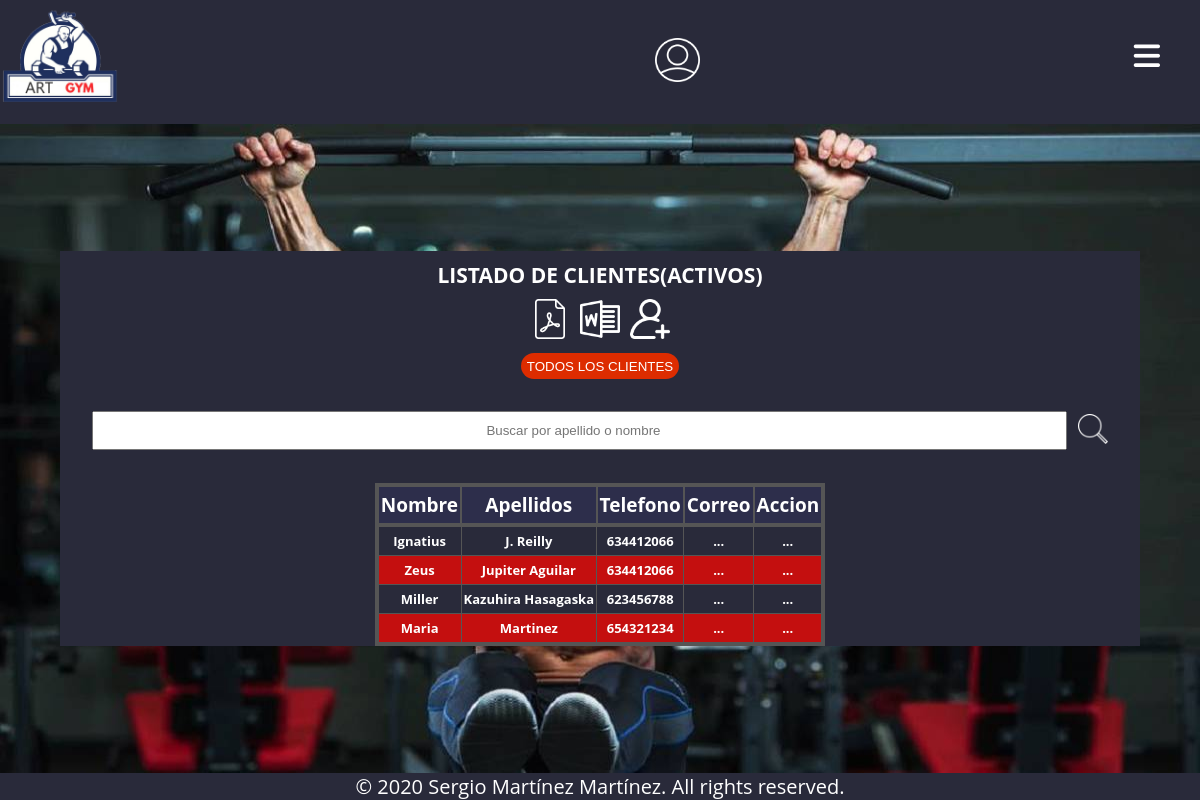
The page /clientes/buscador.php on the database as committed earlier.
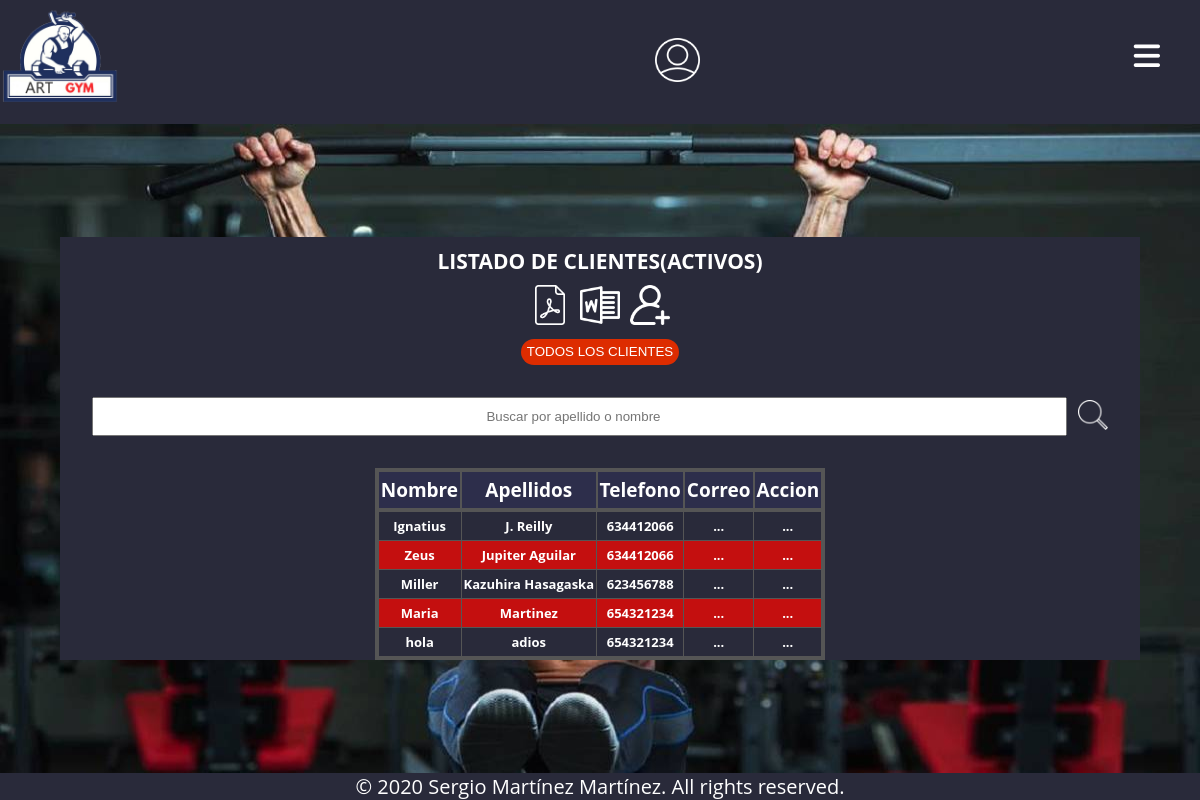
The same page on the database as committed later.
### tables this page shows
CREATE TABLE `clientes` (
  `CodigoCliente` int(10) NOT NULL,
  `Nombre` varchar(30) NOT NULL,
  `Apellidos` varchar(30) NOT NULL,
  `Domicilio` varchar(40) DEFAULT NULL,
  `Poblacion` varchar(20) NOT NULL,
  `CorreoElectronico` varchar(50) NOT NULL,
  `Telefono` int(9) NOT NULL,
  `Observaciones` text NOT NULL,
  `Peso` decimal(10,2) DEFAULT NULL,
  `Altura` decimal(10,2) NOT NULL,
  `MasaCorporal` int(11) NOT NULL,
  `Edad` int(3) NOT NULL,
  `ActividadFisica` varchar(30) NOT NULL,
  `Lesiones` text NOT NULL,
  `Activo` tinyint(1) NOT NULL
);

### BBDD/ClientesBBDD.php (the view, shortened to what this page needs)
<?php
function buscarClientesActivos()
{
    $conexion = conectarUsuarios();
    $buscar = $_POST["informacion"];
    $buscador = "SELECT * FROM clientes WHERE Activo = 1 AND (Nombre LIKE '%$buscar%' OR Apellidos LIKE '%$buscar%')";
    $resultado = $conexion->query($buscador);
    $contador = 0;
    while ($fila = $resultado->fetch_array()) {
        $contador++;
?>
        <div class="divTableRow">
            <div class="divTableCelda"><?php echo "${fila['Nombre']}"; ?></div>
            <div class="divTableCelda"><?php echo "${fila['Apellidos']}"; ?></div>
            <div class="divTableCelda"><?php echo "${fila['Telefono']}"; ?></div>
            <div class="divTableCelda">
                <label for="eChkUsuario<?php echo $contador ?>" class="tresbotones">...</label>
            </div>
            <div class="divTableCelda">
                <div class="boton">
                    <label for="eChkBotones<?php echo $contador ?>" class="tresbotones">...</label>
                </div>
            </div>
        </div>
    <?php
    }
}
?>

### clientes/buscador.php (shortened to what this page needs)
<?php
include '../BBDD/clientesBBDD.php';
?>
<!DOCTYPE html>
<html lang="en">
<head>
    <link rel="stylesheet" href="../css/estilos_xs.css">
    <link rel="stylesheet" media=" all and (min-device-width : 768px) and (max-device-width : 991px)" href="../css/estilos_sm.css">
    <link rel="stylesheet" media=" all and (min-device-width : 992px) and (max-device-width : 1199px) " href="../css/estilos_md.css">
    <link rel="stylesheet" media=" all and (min-device-width : 1200px)" href="../css/estilos_lg.css">
</head>
<body>
    <?php
    include '../header.php';
    ?>
    <main>
        <section>
            <div class="menu">
                <h1 class="Titulo">LISTADO DE CLIENTES(ACTIVOS)</h1>
                <?php
                include 'menuOpciones.php';
                ?>
                <div class="clientesAntiguos">
                    <button><a href="verClientes.php">TODOS LOS CLIENTES</a></button>
                </div>
                <div class="buscador">
                    <form action="buscador.php" method="POST">
                        <div class="input">
                            <input type="search" name="informacion" id="" class="i_buscar" placeholder="Buscar por apellido o nombre">
                            <button type="submit" name="buscar"><img src="../imagenes/lupa.png" alt=""></button>
                        </div>
                    </form>
                </div>
                <div class="divTable cliente">
                    <div class="contenidos">
                        <div class="divTableRow">
                            <div class="divTableCabeza">Nombre</div>
                            <div class="divTableCabeza">Apellidos</div>
                            <div class="divTableCabeza">Telefono</div>
                            <div class="divTableCabeza">Correo</div>
                            <div class="divTableCabeza">Accion</div>
                        </div>
                    </div>
                    <div class="divTableBody">
                        <?php
                            buscarClientesActivos();
                        ?>
                    </div>
                </div>
            </div>
        </section>
    </main>
    <?php
    include '../footer.php';
    ?>
</body>
</html>

### header.php (shortened to what this page needs)
<header>
    <div class="zona-logo">
        <a href="/ProyectoGymArtCopia/index.php">
            <img src="/ProyectoGymArtCopia/imagenes/logo1.png">
        </a>
    </div>
    <div class="zona-botones">
        <?php
        if ($_SESSION) {
        ?>
            <div class="cerrarSesion">
                <p>Bienvenido, <?php echo $_SESSION['usuario']
                                ?></p>
                <form action="<?php echo $_SERVER["PHP_SELF"] . "/index.php"  ?>" method="POST">
                    <input class="botonCerrar" type="submit" value="Cerrar sesión" name="cerrar-session">
                </form>
            </div>
        <?php
        } else {
        ?>
            <a href="/ProyectoGymArtCopia/usuarios/inicioSesion.php"><img src="/ProyectoGymArtCopia/imagenes/usuario.png" alt=""></a>
        <?php
        }
        ?>
    </div>
    <div class="zona-hamburguesa">
        <label for="eChkHamburguesa" class="hamburguesa-label">
            <i class="fas fa-bars"></i>
        </label>
    </div>
</header>

### clientes/menuOpciones.php
<div class="descargas">
    <div id="descargaPdf">
        <abbr title="Descargar Lista en PDF"><a href="generarPDFClientes.php"><img src="../imagenes/descargaDoc.png"></a></abbr>
    </div>
    <div id="copia">
        <abbr title="Descargar lista en word"><a href="./generarWord.php"><img src="../imagenes/descargaWord.png"></a></abbr>
    </div>
    <div id="anadir">
        <abbr title='Añadir cliente'><a href='insertarClientes.php'><img src='../imagenes/add.png'></a></abbr>
    </div>
</div>

### footer.php
<footer>
    © 2020 Sergio Martínez Martínez. All rights reserved.
</footer>

### css/estilos_xs.css (style rules this page uses)
:root { font-family: 'Open Sans', sans-serif; font-size: 14px; --color-oscuro: #292A3A; }
* { margin: 0; padding: 0; box-sizing: border-box; }
body { min-height: 100vh; height: 100vh; width: 100vw; display: grid; grid-template-areas: "header header" "main main" "footer footer"; grid-template-columns: auto 1fr auto; grid-template-rows: auto 1fr auto; }
html { min-height: 100%; }
header { grid-area: header; background-color: var(--color-oscuro); font-size: 14px; color: white; box-shadow: 0 0 20px 4px black; display: grid; grid-template-columns: 20% 1fr auto; }
.zona-logo { grid-column: 1; align-self: center; }
.zona-logo>a>img { width: 100%; }
.zona-botones { grid-column: 2; width: 100%; height: 100%; align-self: center; display: flex; justify-content: space-around; align-items: center; }
.zona-botones img { margin-left: auto; margin-right: auto; width: 70%; height: 70%; }
a { text-decoration: none; color: white; }
.zona-hamburguesa { grid-column: 3; }
.hamburguesa-label { font-size: 30px; color: white; float: right; line-height: 80px; margin-right: 40px; cursor: pointer; display: block; justify-content: center; height: 90%; display: flex; justify-content: center; align-items: center; }
main { color: white; grid-area: main; background: url("/ProyectoGymArtCopia/imagenes/fondo.jpg"); background-repeat: no-repeat; background-size: 100% 100%; }
section { width: 100%; height: 100%; display: flex; flex-direction: row; justify-content: center; align-items: center; }
.menu { background: #292A3A; display: flex; flex-flow: column; justify-content: center; align-items: center; }
.clientesAntiguos { width: 100%; display: flex; justify-content: center; align-items: center; }
.clientesAntiguos button { background-color: #dd2c00; border: 0; border-radius: 15px; color: white; padding: 0.5%; float: right; }
.buscador { width: 100%; text-align: center; padding: 3%; }
.input { display: flex; justify-content: center; width: 100%; }
.i_buscar { width: 100%; text-align: center; height: 30%; padding: 10px; }
.input button { background: none; border: none; padding-left: 1%; }
.input button img { width: 30px; }
.descargas { flex-flow: row; justify-content: center; display: flex; margin-bottom: 10px; }
#descargaPdf img { width: 40px; height: 40px; }
#copia img { width: 40px; height: 40px; margin-left: 10px; }
#anadir img { width: 40px; height: 40px; margin-left: 10px; }
.Titulo { text-align: center; margin: 10px; }
.divTable { display: table; }
.divTableRow { display: table-row; }
.contenidos { display: table-header-group; }
.divTableCelda, .divTableCabeza { display: table-cell; }
.divTableBody { display: table-row-group; }
div.cliente { border: 4px solid #555555; background: #292A3A; text-align: center; border-collapse: collapse; }
.divTable.cliente .divTableCelda, .divTable.cliente .divTableCabeza { border: 1px solid #555555; padding: 5px 2px; }
.divTable.cliente .divTableBody .divTableCelda { font-size: 13px; font-weight: bold; color: #FFFFFF; }
.divTable.cliente .divTableRow:nth-child(even) { background: rgb(196, 15, 15); }
.divTable.cliente .contenidos { background: rgb(45, 46, 75); border-bottom: 4px solid #555555; }
.divTable.cliente .contenidos .divTableCabeza { font-size: 19px; font-weight: bold; color: #FFFFFF; text-align: center; border-left: 2px solid #555555; }
.divTable.cliente .contenidos .divTableCabeza:first-child { border-left: none; }
footer { grid-area: footer; background-color: #292A3A; color: white; text-align: center; font-size: 1.5rem; }

### css/estilos_sm.css (style rules this page uses)
.zona-logo>a>img { width: 50%; height: 50%; }
.menu { width: 90%; }
footer { font-size: 20px; }

### css/estilos_md.css (style rules this page uses)
header { display: grid; grid-template-areas: "zona-logo zona-hamburguesa zona-botones"; grid-template-rows: 1fr auto auto; }
.zona-logo { grid-area: zona-logo; }
.zona-logo>a>img { height: 40%; width: 40%; }
.zona-botones { grid-area: zona-botones; }
.zona-hamburguesa { grid-area: zona-hamburguesa; display: flex; align-items: center; justify-content: center; }
.hamburguesa-label, .hamburguesa-checkbox { display: none; }
.menu { width: 90%; }
footer { font-size: 20px; }

Rows that differ between the two databases and show on the page:
added clientes: Nombre "hola", Apellidos "adios", Telefono "654321234"
